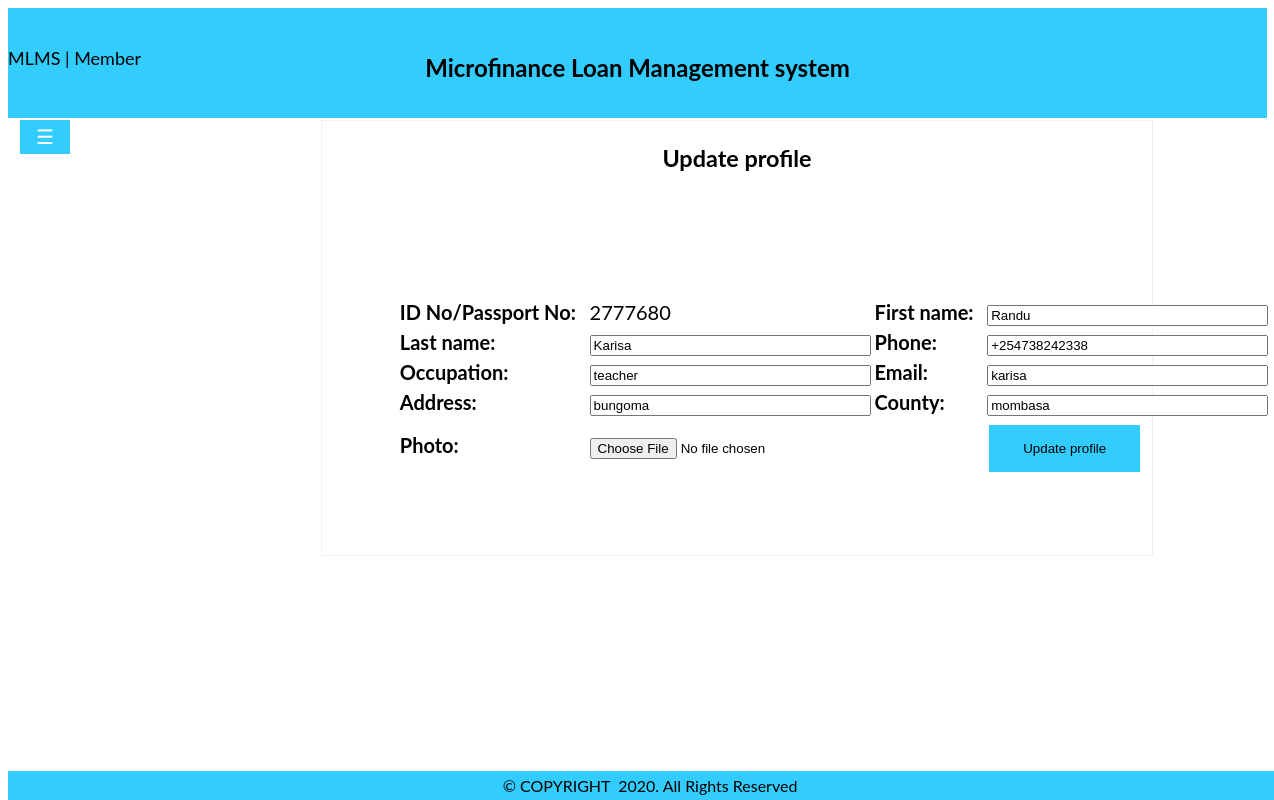
Screenshot of /updateprofile.php with the database file from the repository.
### tables this page shows
CREATE TABLE `member` (
  `id` int(5) NOT NULL,
  `memberId` int(8) NOT NULL,
  `fName` varchar(15) NOT NULL,
  `lName` varchar(15) NOT NULL,
  `gender` varchar(6) NOT NULL,
  `phone` varchar(13) NOT NULL,
  `occupation` varchar(20) NOT NULL,
  `email` varchar(30) NOT NULL,
  `password` varchar(15) NOT NULL,
  `address` varchar(12) NOT NULL,
  `county` varchar(20) NOT NULL,
  `district` varchar(20) NOT NULL,
  `location` varchar(20) NOT NULL,
  `photo` varchar(200) NOT NULL,
  `dob` date NOT NULL,
  `regDate` date NOT NULL
);

### updateprofile.php (the view, shortened to what this page needs)
<?php require_once('Connections/mlms.php'); ?>
<?php
$editFormAction = $_SERVER['PHP_SELF'];
if (isset($_SERVER['QUERY_STRING'])) {
  $editFormAction .= "?" . htmlentities($_SERVER['QUERY_STRING']);
}
$query_updprof = "SELECT memberId, fName, lName, phone, occupation, email, address, county, photo FROM member";
$updprof = mysql_query($query_updprof, $mlms) or die(mysql_error());
$row_updprof = mysql_fetch_assoc($updprof);
?>
<!DOCTYPE html PUBLIC "-//W3C//DTD XHTML 1.0 Transitional//EN" "http://www.w3.org/TR/xhtml1/DTD/xhtml1-transitional.dtd">
<html xmlns="http://www.w3.org/1999/xhtml">
<head>
<link rel="stylesheet" type="text/css" href="Assets/css/body.css">
<link rel="stylesheet" type="text/css" href="Assets/css/sidebar.css">
<link rel="stylesheet" type="text/css" href="Assets/css/dropdown.css" />
<link rel="stylesheet" type="text/css" href="font-awesome-4.7.0/css/font-awesome.min.css" />
</head>
<body>
<div class="nav">
<div class="header" class="responsive">
<span class="title"   style="font-size:18px;">MLMS | Member</span>
<center>
<h2>Microfinance Loan Management system</h2>
</center>
</div>
</div>
<div id="main">
  <button class="openbtn"  onClick="openNav()">☰</button> </div>
<center>
<div class="mainn">
      <form action="<?php echo $editFormAction; ?>" method="post" class="form" name="form1" id="form1">
      <table align="center">
      <h3>Update profile</h3>
        <tr valign="baseline">
          <td nowrap="nowrap" align="left"><b>ID No/Passport No:&nbsp;&nbsp;<b></td>
          <td><?php echo $row_updprof['memberId']; ?></td>
          <td nowrap="nowrap" align="left"><b>First name:<b>&nbsp;&nbsp;</td>
          <td><input type="text" name="fName" readonly value="<?php echo htmlentities($row_updprof['fName'], ENT_COMPAT, 'utf-8'); ?>" size="32" /></td>
        </tr>
        <tr valign="baseline">
          <td nowrap="nowrap" align="left"><b>Last name:&nbsp;&nbsp;<b></td>
          <td><input type="text" name="lName"  readonly value="<?php echo htmlentities($row_updprof['lName'], ENT_COMPAT, 'utf-8'); ?>" size="32" /></td>
          <td nowrap="nowrap" align="left"t"><b>Phone:&nbsp;&nbsp;<b></td>
          <td><input type="text" name="phone" value="<?php echo htmlentities($row_updprof['phone'], ENT_COMPAT, 'utf-8'); ?>" size="32" /></td>
        </tr>
        <tr valign="baseline">
          <td nowrap="nowrap" align="left"><b>Occupation:&nbsp;&nbsp;<b></td>
          <td><input type="text" name="occupation" value="<?php echo htmlentities($row_updprof['occupation'], ENT_COMPAT, 'utf-8'); ?>" size="32" /></td>
          <td nowrap="nowrap" align="left"><b>Email:&nbsp;&nbsp;<b></td>
          <td><input type="text" name="email" value="<?php echo htmlentities($row_updprof['email'], ENT_COMPAT, 'utf-8'); ?>" size="32" /></td>
        </tr>
        <tr valign="baseline">
          <td nowrap="nowrap" align="left"><b>Address:&nbsp;&nbsp;<b></td>
          <td><input type="text" name="address" value="<?php echo htmlentities($row_updprof['address'], ENT_COMPAT, 'utf-8'); ?>" size="32" /></td>
          <td nowrap="nowrap" align="left"><b>County:&nbsp;&nbsp;<b></td>
          <td><input type="text" name="county"  readonly value="<?php echo htmlentities($row_updprof['county'], ENT_COMPAT, 'utf-8'); ?>" size="32" /></td>
        </tr>
        <tr valign="baseline">
          <td nowrap="nowrap" align="left"><b>Photo:&nbsp;&nbsp;<b></td>
          <td><input type="file" name="photo" required value="<?php echo htmlentities($row_updprof['photo'], ENT_COMPAT, 'utf-8'); ?>" size="32" /></td>
          <td nowrap="nowrap" align="right">&nbsp;</td>
          <td><input type="submit" value="Update profile" /></td>
        </tr>
      </table>
    </form>
    <p>&nbsp;</p>
</div>
</center>
<div class="footer" align="center">
 &copy; COPYRIGHT &nbsp;<?php echo date("Y"); ?>. All Rights Reserved
</div>
</body>
</html>

### Assets/css/body.css (style rules this page uses)
body { font-family: "Lato", sans-serif; background-repeat:no-repeat; background-size:cover; }
.header { height:90px; background-color:#3CF; padding-top:20px; position: sticky; margin-top:0px; margin-right:15px; }
.nav { position:fixed; width:100%; line-height:60px; margin-right:15px; }
h2 { margin-top:-50px; }
.footer { background-color:#3CF; width:100%; color:#000; text-align:center; position:fixed; bottom:0; padding:5px; }
.mainn { margin-left: 200px; font-size: 20px; padding: 0px 10px; margin-top:80px; }
form { border: 1px solid #f1f1f1; width:80%; }
button { background-color:#3CF; color:#000; padding: 14px 20px; margin: 8px 0; border: none; cursor: pointer; width: 50%; }
input[type=submit], input[type=reset] { background-color:#3CF; border: none; color:#000; padding: 16px 34px; text-decoration: none; margin: 5px 2px; cursor: pointer; }

### Assets/css/sidebar.css (style rules this page uses)
.openbtn { font-size: 20px; cursor: pointer; background-color:#3CF; color: white; padding: 5px 10px; border: none; width:50px; top:0; left:0; margin-top:120px; position:fixed; margin-left:20px; }
#main { transition: margin-left .5s; padding: 16px; }

### Assets/css/dropdown.css (style rules this page uses)
table { margin:75px; padding-top:25px; border:0px solid #000000; border-radius: 0px 0px 0px 0px; margin-top:100px; }

### rows the page displays
member: memberId "2777680", fName "Randu", lName "Karisa", phone "+254738242338", occupation "teacher", email "karisa", address "bungoma", county "mombasa"
